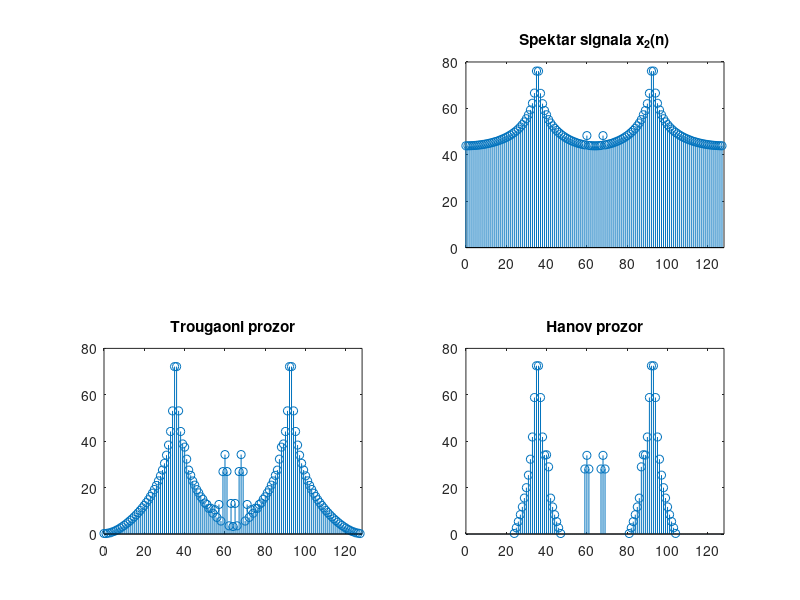
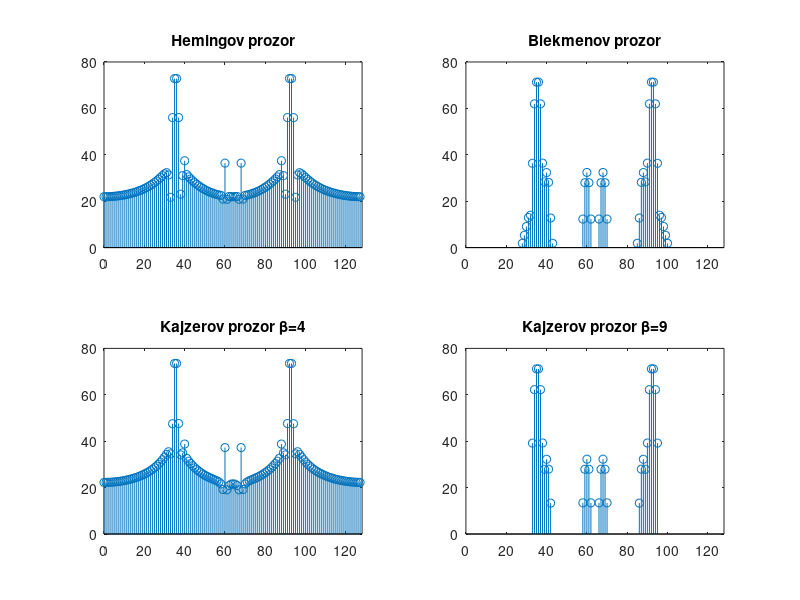

These figures' MATLAB source, in order:
%Broj tacaka u kojima se racuna DFT
clc
clear all;
N=128;
n=0:N-1;

x2=10000*cos(2*pi*35.5*n/N)+100*cos(2*pi*40*n/N)+100*cos(2*pi*60*n/N);
%Odredjivanje amplitudske karakteristike, pravougaoni prozor
X2=2*abs(fft(x2))/N;
X2=20*log10(X2);
subplot (2, 2, 2), stem(n, X2);
title('Spektar signala x_2(n)');
axis([0 128 0 80]);
%Trougaoni prozor
w=triang(N)';
x3=x2.*w;
X3=2*abs(fft(x3))/N;
X3=20*log10(X3);
subplot (2, 2, 3), stem(n, X3);
title('Trougaoni prozor');
axis([0 128 0 80]);
%Hanov prozor
w=hanning(N)';
x4=x2.*w;
X4=2*abs(fft(x4))/N;
X4=20*log10(X4);
subplot (2, 2, 4), stem(n, X4);
title('Hanov prozor');
axis([0 128 0 80]);
figure
%Hemingov prozor
w=hamming(N)';
x5=x2.*w;
X5=2*abs(fft(x5))/N;
X5=20*log10(X5);
subplot (2, 2, 1), stem(n, X5);
title('Hemingov prozor');
axis([0 128 0 80]);
%Blekmenov prozor
w=blackman(N)';
x6=x2.*w;
X6=2*abs(fft(x6))/N;
X6=20*log10(X6);
subplot (2, 2, 2), stem(n, X6);
title('Blekmenov prozor');
axis([0 128 0 80]);
%Kajzerov prozor, beta = 4
w=kaiser(N,4)';
x7=x2.*w;
X7=2*abs(fft(x7))/N;
X7=20*log10(X7);
subplot (2, 2, 3), stem(n, X7);
title('Kajzerov prozor \beta=4');
axis([0 128 0 80]);
%Kajzerov prozor, beta = 9
w=kaiser(N,9)';
x8=x2.*w;
X8=2*abs(fft(x8))/N;
X8=20*log10(X8);
subplot (2, 2, 4), stem(n, X8);
title('Kajzerov prozor \beta=9');
axis([0 128 0 80]);
